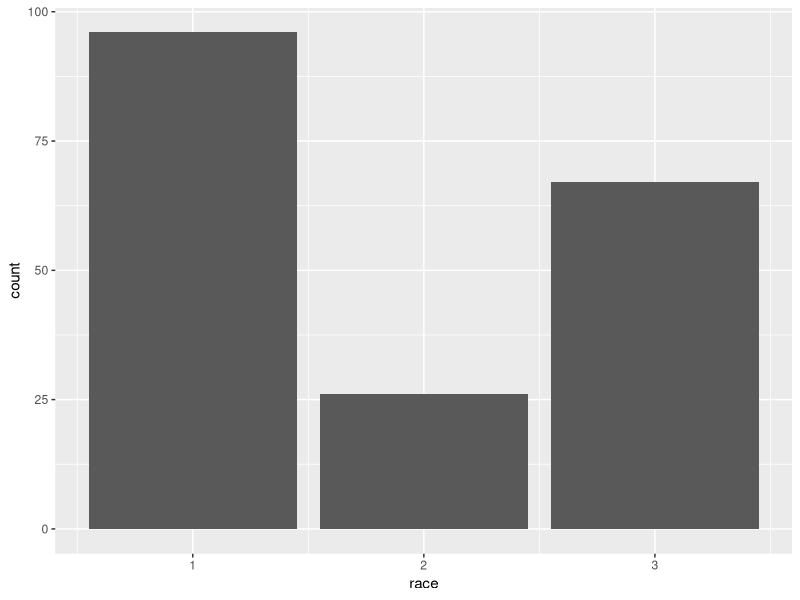
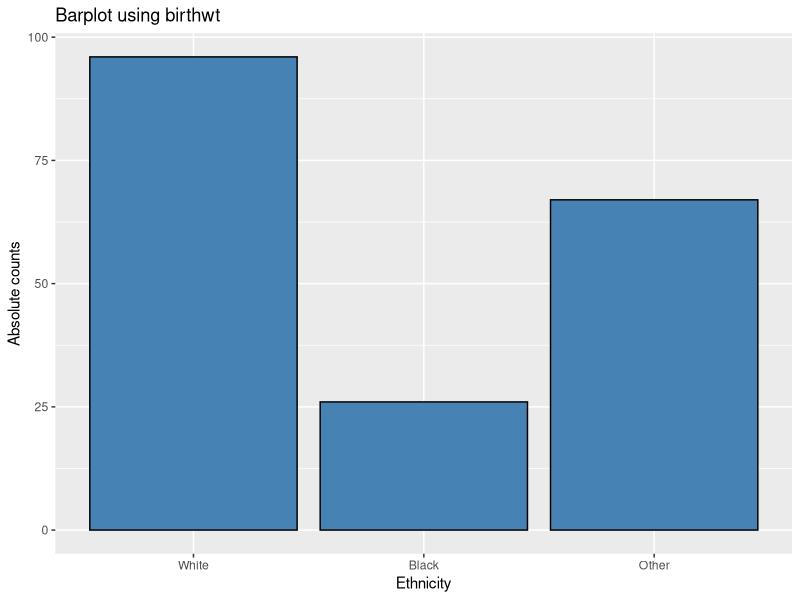

Here is the R script that generated these plots, in order:
### Solution for the exercise for session 3


# Loading packages 

  library(MASS)
  library(ggplot2)

# Load data
  
  data(birthwt)

# Create basic barplot of subjective health
  
  plot <- ggplot(data=birthwt,
                 mapping=aes(race))+
          geom_bar()
  plot # To look at it

# Nicer version
  
  plot <- ggplot(data=birthwt,
                 mapping=aes(x=race))+
          geom_bar(stat="count",
                   color="black",
                   fill="steelblue") +
          labs(x="Ethnicity",y="Absolute counts",
               title="Barplot using birthwt")+
          scale_x_discrete(limits=c("White","Black",
                              "Other"))
  plot
